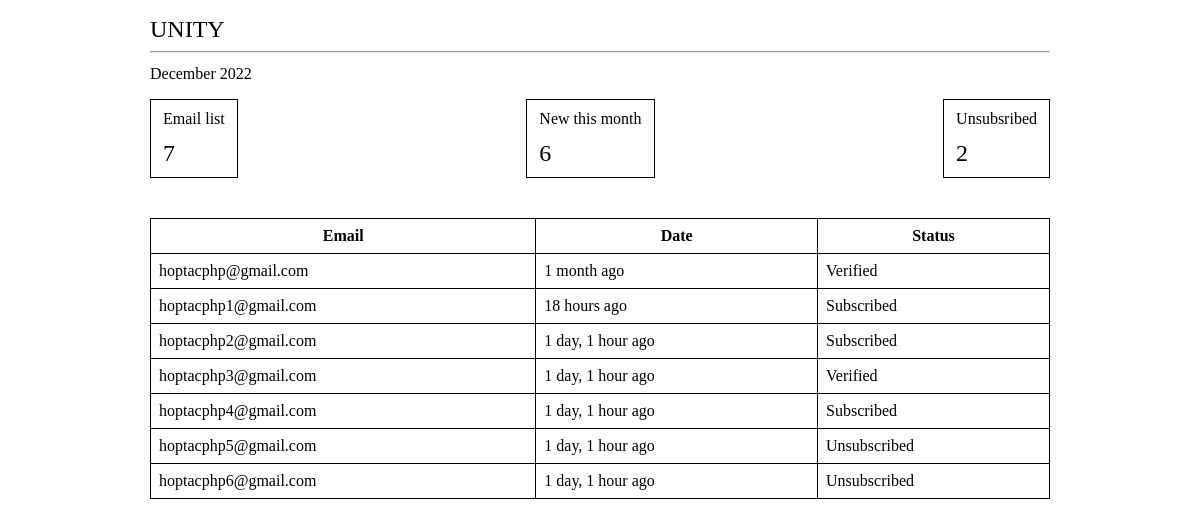
The app's page /, older data.
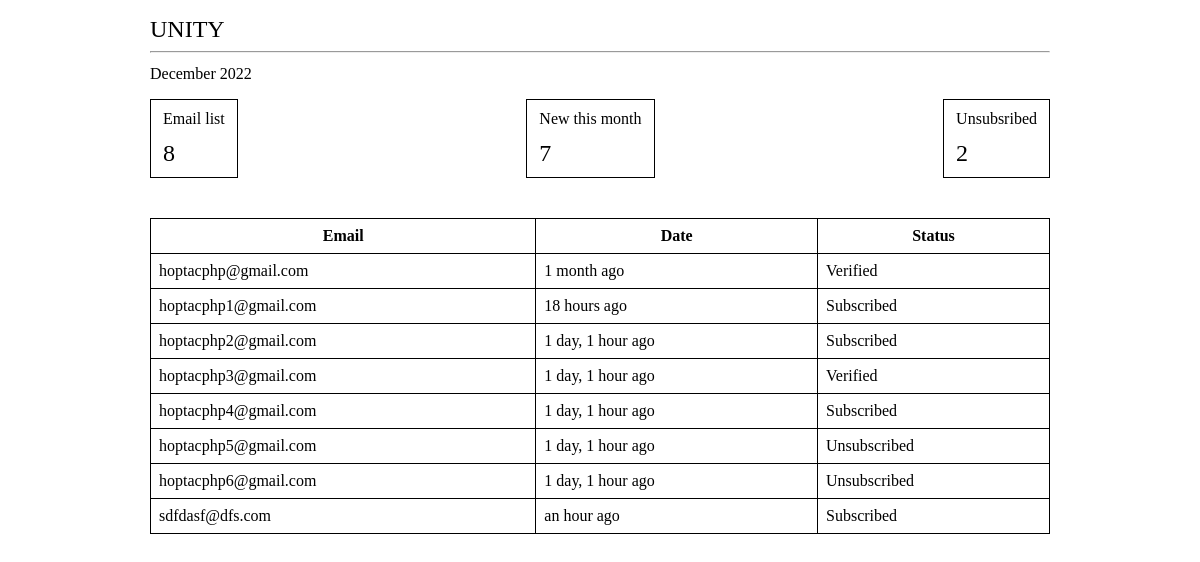
The same page, newer data.
### unity/models.py (models this page shows)
class Email(models.Model):
    email = models.EmailField(unique=True)
    created_at = models.DateTimeField(auto_now_add=True)
    verified_at = models.DateTimeField(null=True)
    unsubscribed_at = models.DateTimeField(null=True)

### unity_project/views.py (the view)
# urls.py: path("", views.render_home),
def render_home(request):
    today = date.today()
    month_year_formatted = today.strftime("%B %Y")
    emails_subcribed = get_emails_all()
    emails_unsubcribed = get_emails_unsubcribed()
    emails_new = get_emails_new(today.year, today.month)
    context = {
        "month_year": month_year_formatted,
        "emails_subscribed": emails_subcribed["emails_subscribed"],
        "emails_subscribed_count": emails_subcribed["emails_subscribed_count"],
        "emails_new_count": emails_new["emails_new_count"],
        "emails_unsubscribed_count": emails_unsubcribed["emails_unsubscribed_count"],
    }
    return render(request, "home.html", context)

### unity/serializers.py (called while the page is built)
    def get_status(self, object):
        if object.unsubscribed_at:
            return "Unsubscribed"
        elif object.verified_at:
            return "Verified"
        return "Subscribed"

    def get_created_at_humanize(self, object):
        return naturaltime(object.created_at)

### unity_project/helpers/email_utils.py (called while the page is built)
def get_emails_all():
    emails_subscribed = Email.objects.filter()
    emails_serializer = EmailSerializer(emails_subscribed, many=True).data
    return {
        "emails_subscribed": emails_serializer,
        "emails_subscribed_count": emails_subscribed.count(),
    }

def get_emails_unsubcribed():
    emails_unsubscribed = Email.objects.filter(unsubscribed_at__isnull=False)
    return {"emails_unsubscribed_count": emails_unsubscribed.count()}

def get_emails_new(year, month):
    emails_new = Email.objects.filter(created_at__year=year, created_at__month=month)
    return {"emails_new_count": emails_new.count()}

### templates/home.html
{% extends "base.html" %}
{% block content %}
  <div class="container">
     <div class="title">UNITY</div>
     <hr/>
     <div class="month_year">{{month_year}}</div>
     <div class="stats">
        <div class="each-stats">
          <div class="stat-title">Email list</div>
          <div class="count">{{emails_subscribed_count}}</div>
        </div>
        <div class="each-stats">
          <div class="stat-title">New this month</div>
          <div class="count">{{emails_new_count}}</div>
        </div>
        <div class="each-stats">
          <div class="stat-title">Unsubsribed</div>
          <div class="count">{{emails_unsubscribed_count}}</div>
        </div>
     </div>
     <table class="email-list">
      <tr>
        <th>Email</th>
        <th>Date</th>
        <th>Status</th>
      </tr>
      {% for email in emails_subscribed %}
      <tr>
        <td>{{ email.email }}</td>
        <td>{{ email.created_at_humanize }}</td>
        <td>{{ email.status }}</td>
      </tr>
      {% endfor %}
    </table>
  </div>
{% endblock content %}

Row changes from the older to the newer data that the page shows:
added Email: email "sdfdasf@dfs.com"
Text that changed along with them:
{{ emails_subscribed_count }}: "7" → "8"
{{ emails_new_count }}: "6" → "7"
new list line: "an hour ago Subscribed"
